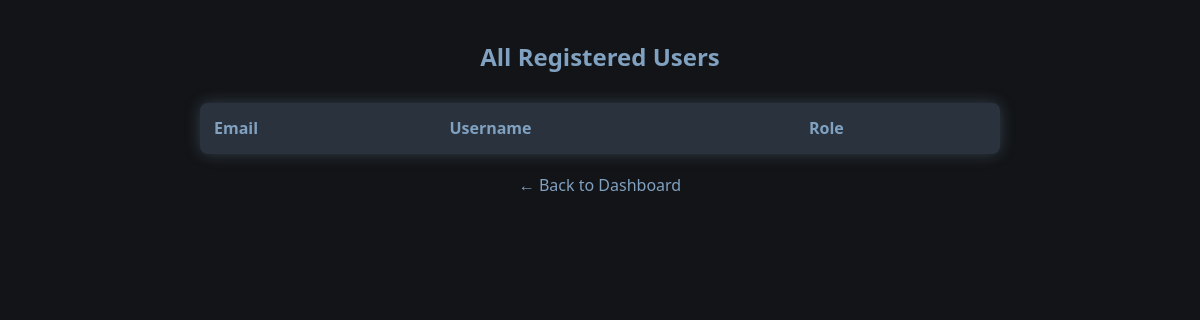
The page /Admin_Access/admin_view_users.php on the database as committed earlier.
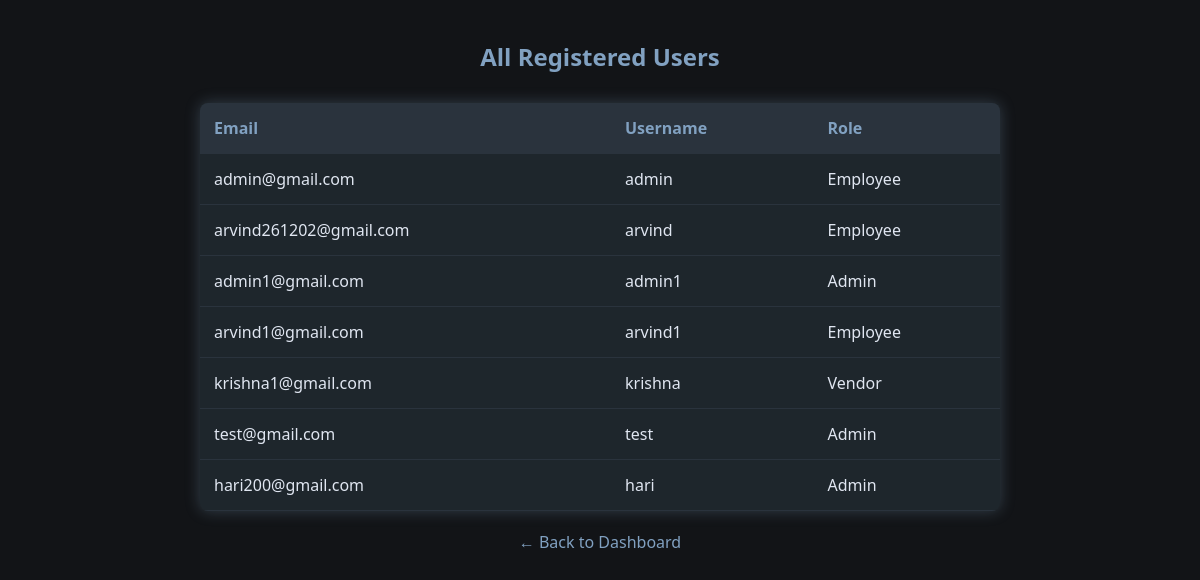
The same page on the database as committed later.
### tables this page shows
CREATE TABLE `users` (
  `id` int(11) NOT NULL,
  `username` varchar(50) NOT NULL,
  `email` varchar(100) NOT NULL,
  `password` varchar(255) NOT NULL,
  `created_at` timestamp NOT NULL DEFAULT current_timestamp(),
  `role` enum('Admin','Employee','Vendor') NOT NULL DEFAULT 'Employee',
  `password_reset_token` varchar(64) DEFAULT NULL
);

### Admin_Access/admin_view_users.php (the view, shortened to what this page needs)
<?php
require 'db.php';
$sql = "SELECT email, username, role FROM users";
$result = $conn->query($sql);
?>
<!DOCTYPE html>
<html lang="en">
<head>
</head>
<body>
<div class="container">
    <h2>All Registered Users</h2>
    <table>
        <thead>
            <tr>
                <th>Email</th>
                <th>Username</th>
                <th>Role</th>
            </tr>
        </thead>
        <tbody>
            <?php while ($row = $result->fetch_assoc()) : ?>
                <tr>
                    <td><?= htmlspecialchars($row['email']) ?></td>
                    <td><?= htmlspecialchars($row['username']) ?></td>
                    <td><?= htmlspecialchars($row['role']) ?></td>
                </tr>
            <?php endwhile; ?>
        </tbody>
    </table>
    <div class="back-link">
        <p><a href="../A_panel/dashboard.php">← Back to Dashboard</a></p>
    </div>
</div>
</body>
</html>

### Admin_Access/admin_view_users.php (style rules this page uses)
body { font-family: 'Segoe UI', sans-serif; background-color: #121417; color: #e0e6f1; margin: 0; padding: 20px; }
h2 { text-align: center; color: #81a1c1; margin-bottom: 30px; }
table { width: 100%; border-collapse: collapse; background-color: #1e262c; box-shadow: 0 0 15px rgba(129, 161, 193, 0.3); border-radius: 8px; overflow: hidden; }
th, td { padding: 14px; border-bottom: 1px solid #2a333d; text-align: left; }
th { background-color: #2a333d; color: #81a1c1; }
.container { max-width: 800px; margin: 0 auto; }
.back-link { text-align: center; margin-top: 20px; }
.back-link a { color: #81a1c1; text-decoration: none; }

Rows that differ between the two databases and show on the page:
added users: email "admin@gmail.com", username "admin", role "Employee"
added users: email "arvind261202@gmail.com", username "arvind", role "Employee"
added users: email "admin1@gmail.com", username "admin1", role "Admin"
added users: email "arvind1@gmail.com", username "arvind1", role "Employee"
added users: email "krishna1@gmail.com", username "krishna", role "Vendor"
added users: email "test@gmail.com", username "test", role "Admin"
added users: email "hari200@gmail.com", username "hari", role "Admin"
